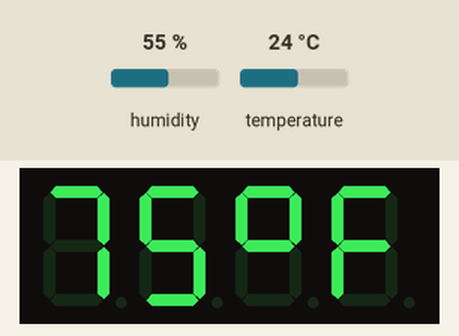
Simulated run of this sketch. Board: Arduino Uno, built with avr-gcc and run on an emulated ATmega328P. On the bench: 4-digit seven-segment display. Inputs (shaded band) come from the test bench; at power-on: humidity 55 %, temperature 24 °C.

Above: at 3.9 s.
4.0 s: humidity set to 22 %
At 8.0 s:
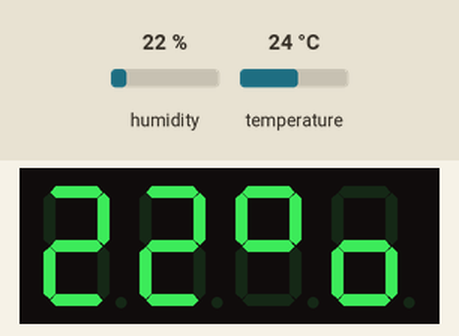
10.8 s: temperature set to 12 °C
At 13.2 s:
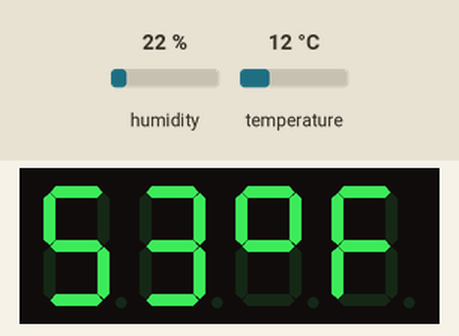
14.9 s: humidity set to 40 %
At 16.9 s:
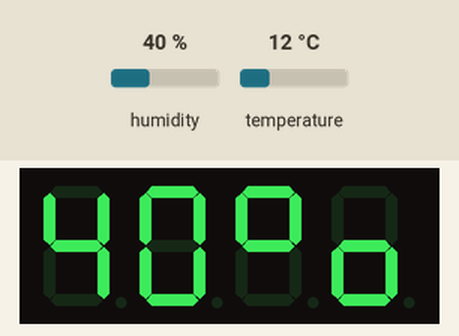
20.0 s: temperature set to 19 °C
At 22.1 s:
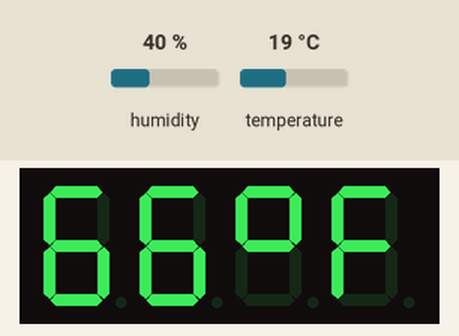
Timing chart, 0 to 23.6 s (numbered marks = the images above; inputs shaded):
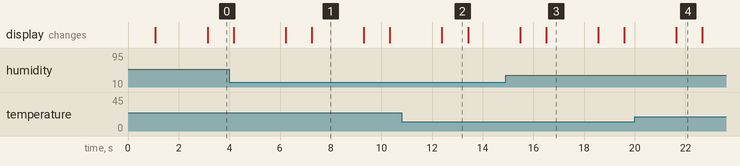

Measured:
- after the input at 4.0 s, the display: first differs from a run without the input after 3.3 s (image 1)
- after the input at 10.8 s, the display: changes after 1.6 s (image 2)
- after the input at 14.9 s, the display: first differs from a run without the input after 1.6 s (image 3)
- after the input at 20.0 s, the display: changes after 1.6 s (image 4)
- what the display in image 1 shows lasts 2.0 s, from 7.3 s to 9.3 s
- what the display in image 2 shows lasts 1.0 s, from 12.4 s to 13.4 s

The sketch:

lab2.ino
```cpp
#include <Arduino.h>
#include <TM1637Display.h>
#include <DHT.h>
//#include <DHT_U.h>

#define CLK 51
#define DIO 50
#define DHTPIN 2
#define DHTTYPE DHT11

DHT dht(DHTPIN, DHTTYPE);
TM1637Display display(CLK, DIO);

const uint8_t FAR[] = {
  SEG_A | SEG_B | SEG_F | SEG_G,
  SEG_A | SEG_E | SEG_F | SEG_G
};

const uint8_t HUM[] = {
  SEG_A | SEG_B | SEG_F | SEG_G,
  SEG_C | SEG_D | SEG_E | SEG_G
};

void setup() {
  display.setBrightness(0x0f);
  dht.begin();
}

int h,f;

void loop() {

  h = (int) dht.readHumidity();
  f = (int) dht.readTemperature(true);

  display.showNumberDec(f,false,2,0);
  display.setSegments(FAR,2,2);
  delay(1000);
  display.showNumberDec(h,false,2,0);
  display.setSegments(HUM,2,2);
  delay(2000);

}
```
